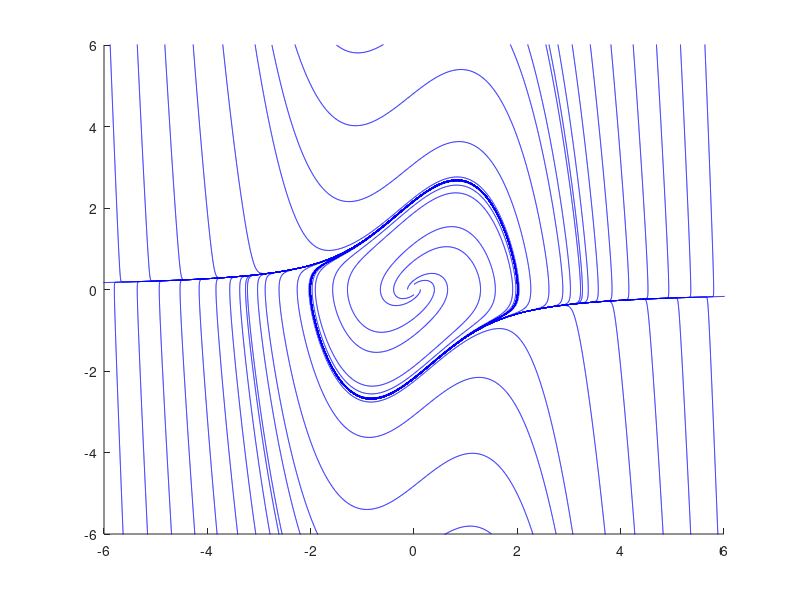

This chart was generated by the following MATLAB code:
function vandpolStream

beta = 1.0;     % 1.0 nonlinear term
mu = 0.5;       % 1.0 gain
w02 = 1.0;      % 1.0 natural frequency

[X,Y] = meshgrid(-10:0.1:10, -10:0.1:10);

[x,y] = f5(X,Y);

% clf
% figure(1)
% for xloop = 1:12
%     xs = -5 + 1*(xloop-1);
%     for yloop = 1:12
%         ys = -5 + 1*(yloop-1);
%         
%         streamline(X,Y,x,y,xs,ys)
%         
%     end
% end

clf
figure(1)
for yloop = 1:2
    ys = -10 + 20*(yloop-1);
    for xloop = 1:25
        xs = -6 + 0.5*(xloop-1);
        
        streamline(X,Y,x,y,xs,ys)
    end
end

xs = -1.5;ys = 6;streamline(X,Y,x,y,xs,ys)
xs = 1.5;ys = -6;streamline(X,Y,x,y,xs,ys)

xs = -2.75;ys = 6;streamline(X,Y,x,y,xs,ys)
xs = 2.75;ys = -6;streamline(X,Y,x,y,xs,ys)

xs = -0.125;ys = 0;streamline(X,Y,x,y,xs,ys)
xs = 0;ys = 0.125;streamline(X,Y,x,y,xs,ys)
xs = 0.125;ys = 0;streamline(X,Y,x,y,xs,ys)
xs = 0;ys = -0.125;streamline(X,Y,x,y,xs,ys)

% hold on
% [XQ,YQ] = meshgrid(-6:1:6,-6:1:6);
% [xq,yq] = f5(XQ,YQ);
% quiver(XQ,YQ,xq,yq,1,'r')
% hold off

axis([-6 6 -6 6])

set(gcf,'color','white')

print -dtiff -r600 vdpstream


    function [x,y] = f5(X,Y)
        x = Y;
        y = 2*mu*Y.*(1-beta*X.^2)-w02.*X;
    end     % end f5


end % end vandpolStream

